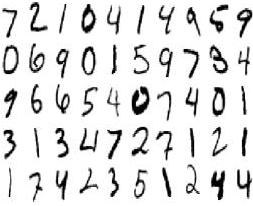
%> input picture images/image4.jpg, 253 x 206 px, given in place of 0.png, which was not available
$ octave Q33.m   (GNU Octave 9; MATLAB toolbox functions it lacks are replaced by stand-ins)
%> lines starting %> are read from the running program, lines starting %| are printed output that depends on the picture; in (x1, y1, x2, y2) boxes, pixels count from 0 and x2, y2 are one past the last pixel; in counts of white or black regions, pixels touching at a corner belong together; the program's own positions count from 1; pictures that were not available may be replaced by others from this repository, and a replacement may not be noted
input = zeros(784, 100);
for i=0:9
    filename = sprintf('./handwrite/%d.png', i);
    img = imread(filename);
%> img is the input picture: size 206x253x3 uint8; min 0, max 255, mean 224.1
    img = rgb2gray(img);
%> img: size 206x253 uint8
    img = imresize(img, [28, 28]);
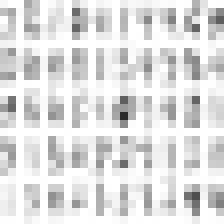
%> img: size 28x28 uint8 (shown 8 times larger); min 44, max 255, mean 222.9
    img = 255 - img;
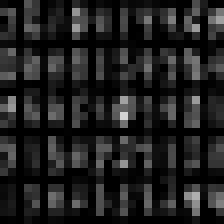
%> img: size 28x28 uint8 (shown 8 times larger); min 0, max 211, mean 32.1
    img = im2double(img);
%> img: size 28x28 double
    img = transpose(img);
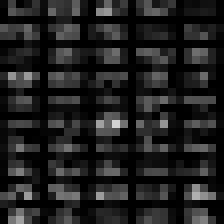
%> img: size 28x28 double (shown 8 times larger); min 0, max 0.827, mean 0.126; mean of the top-left, top-right, bottom-left and bottom-right quarters 0.133, 0.108, 0.138, 0.125
    img = reshape(img, [784, 1]);
%> img = 784 values, max 0.827 at index 408, min 0 at index 2, mean 0.126
    input(:, i+1) = img;
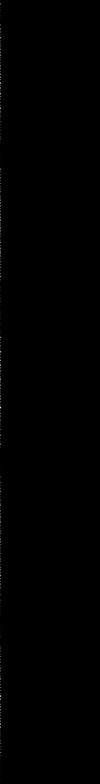
%> input: size 784x100 double; min 0, max 0.827, mean 0.00126
end
%> pass 2 of the loop `for i=0:9`:
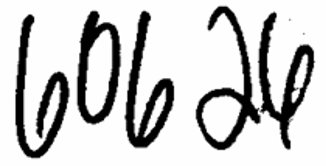
%> input picture images/image3.png, 326 x 166 px, given in place of 1.png, which was not available
%> img is the input picture: size 166x326x3 uint8; min 0, max 255, mean 201.6
%> `img = transpose(img);`:
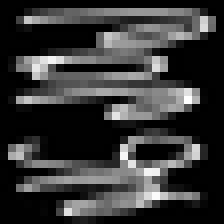
%> img: size 28x28 double (shown 8 times larger); min 0, max 1, mean 0.214; mean of the top-left, top-right, bottom-left and bottom-right quarters 0.212, 0.281, 0.148, 0.216
%> `img = reshape(img, [784, 1]);`: img = 784 values, max 1 at index 657, min 0 at index 8, mean 0.214
%> `input(:, i+1) = img;`:
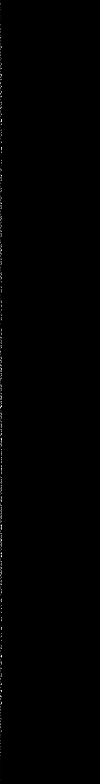
%> input: size 784x100 double; 0.76% of pixels changed, all inside (x1, y1, x2, y2) = (1, 0, 2, 784)
%> (the run ends here)
